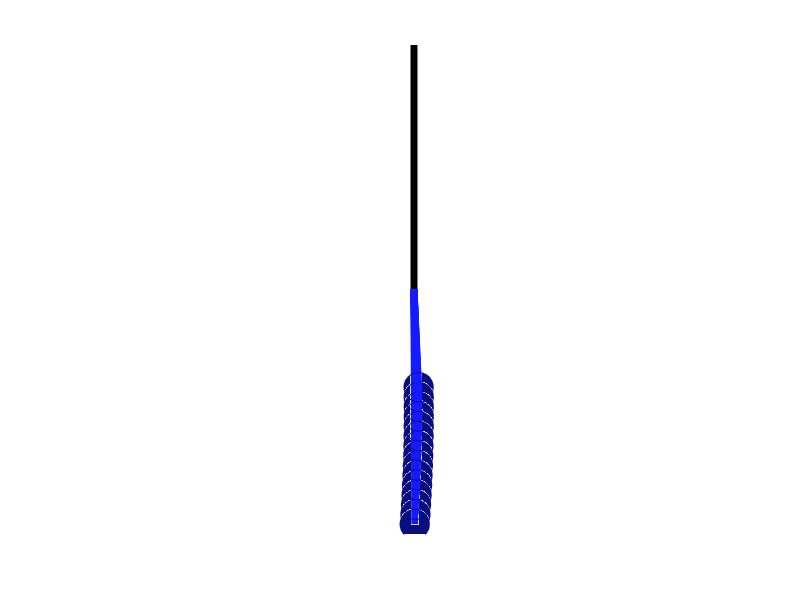
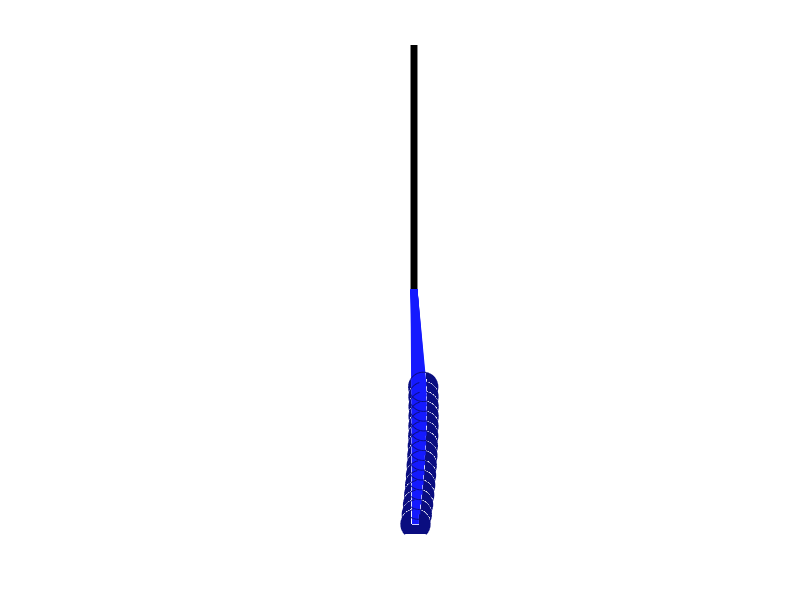
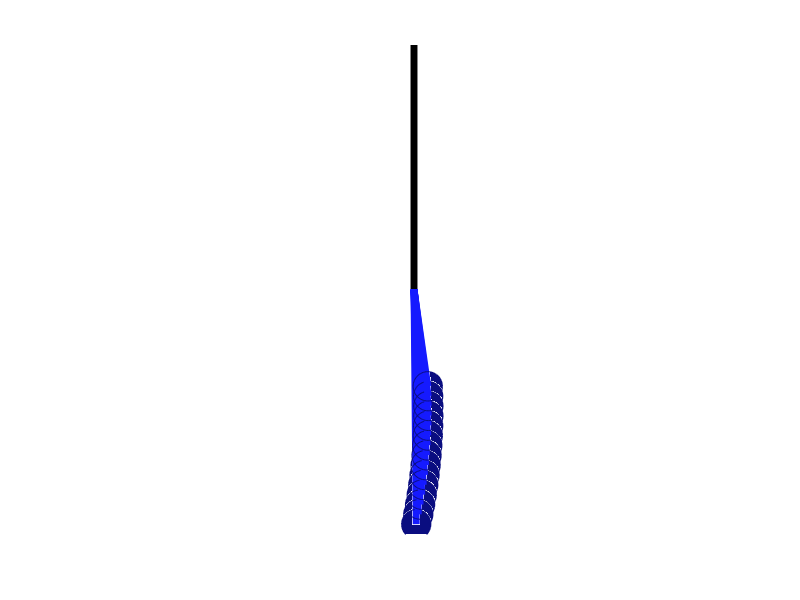
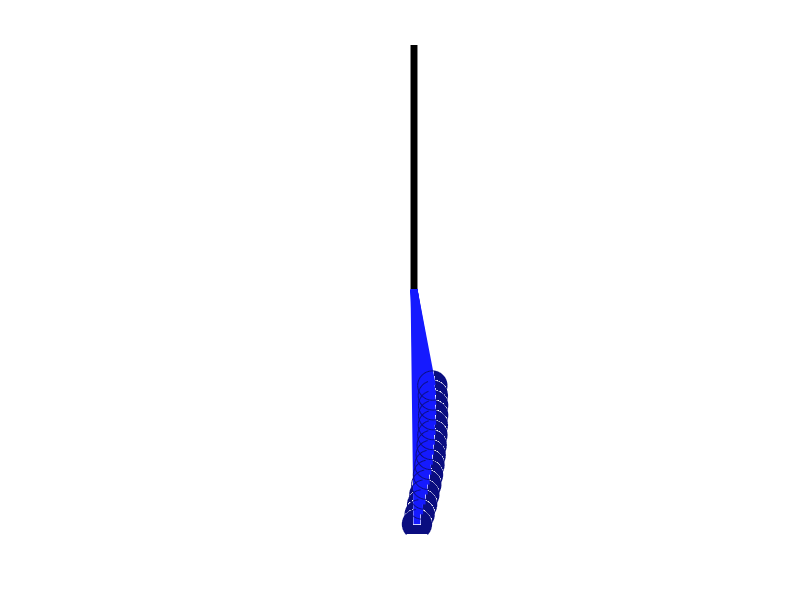

These charts were generated, in order, by the following MATLAB code: (Note: a time limit stopped this script after it produced the figures.)
R = 25;
figure;
pause(2);
axis('equal');
axis([-R,R,-R,R])
axis off;
set(gcf,'Color',[1 1 1]);
hold on;

arms = 15;
color = [rand() rand() 1];
plot([0 0],[0 25],'Color',[0 0 0],'LineWidth',5);
for i=1:arms
    x(i,1) = 0;
    y(i,1) = 0;
    rad(i) = 25-i;
    x(i,2) = 0;
    y(i,2) = rad(i);
    speed(i) = 0.0005*i;
    theta(i)=3*pi/2;
end

index = 0;
for time=1:0.001:1000
    index = index + 1;
    for i=1:arms
        theta(i) = theta(i)+2*pi*speed(i)*time;
        if (theta(i)<(1.1*pi))
            speed(i) = -speed(i);
            theta(i) = 1.1*pi + (-theta(i)+1.1*pi);
        end
        if (theta(i)>(1.9*pi))
            speed(i) = -speed(i);
            theta(i) = 1.9*pi - (-1.9*pi+theta(i));
        end
        x(i,2) = rad(i)*cos(theta(i));
        y(i,2) = rad(i)*sin(theta(i));
        arm(i)=plot([x(i,1) x(i,2)],[y(i,1) y(i,2)],'color',color,'LineWidth',5);
       
        d(i) = 3;
        px(i) = x(i,2)-d(i)/2;
        py(i) = y(i,2)-d(i)/2;
        rec(i)=rectangle('Position',[px(i) py(i) d(i) d(i)], 'Curvature', [1 1],'FaceColor',color/2,'EdgeColor',color/2);
    end
    saveas(gcf,['Plot' num2str(index) '.png'])
    pause(0.000001);
    for i=1:arms
        set(arm(i),'Visible','off');
        set(rec(i),'Visible','off');
    end
end
